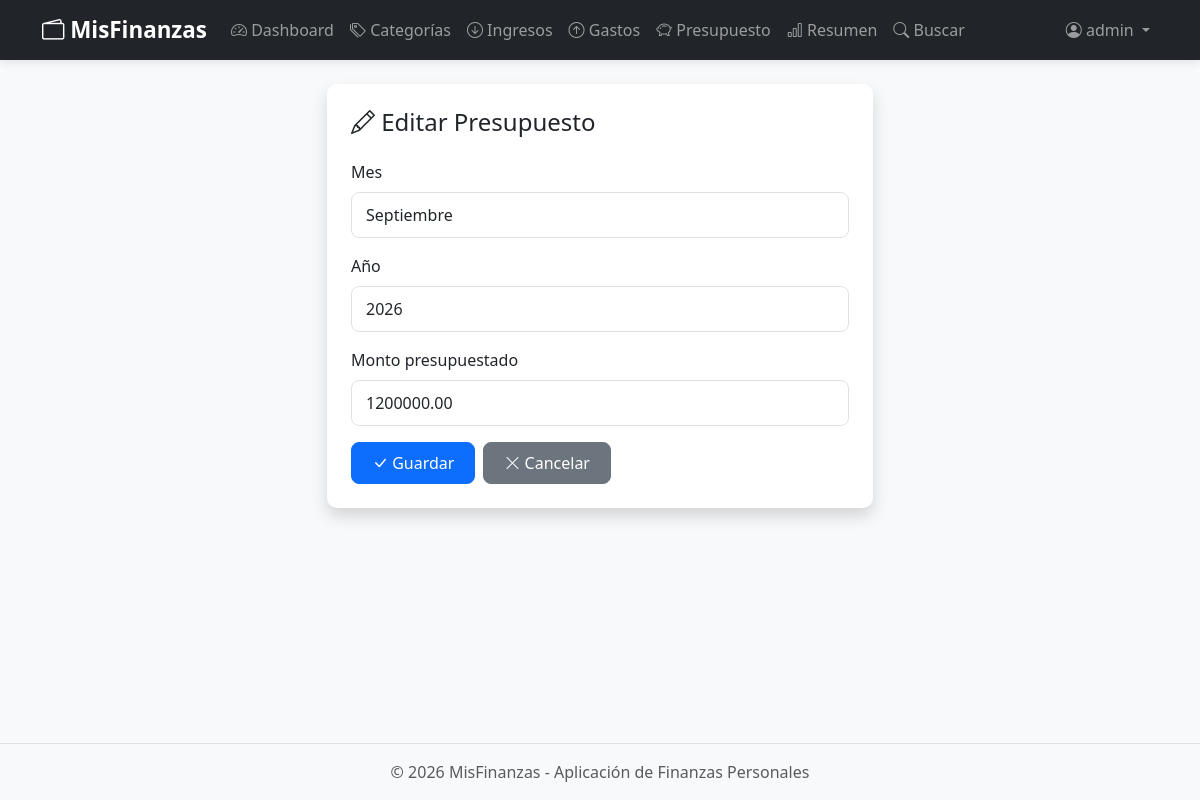
Screenshot of /presupuestos/1/editar/ (signed in) with the database file from the repository.
### core/models.py (models this page shows, shortened)
class Presupuesto(models.Model):
    usuario = models.ForeignKey(User, on_delete=models.CASCADE)
    mes = models.IntegerField()
    año = models.IntegerField()
    monto = models.DecimalField(max_digits=10, decimal_places=2)
    class Meta:
        verbose_name = "Presupuesto"
        verbose_name_plural = "Presupuestos"
        ordering = ["-año", "-mes"]
        unique_together = ("usuario", "mes", "año")

### core/views.py (the view, shortened to what this page needs)
# urls.py: path("presupuestos/<int:pk>/editar/", views.PresupuestoUpdateView.as_view(), name="presupuesto_update"),
class PresupuestoUpdateView(LoginRequiredMixin, UpdateView):
    model = Presupuesto
    form_class = PresupuestoForm
    template_name = "core/presupuesto_form.html"
    success_url = reverse_lazy("presupuesto_list")
    def get_form_kwargs(self):
        kwargs = super().get_form_kwargs()
        kwargs["user"] = self.request.user
        return kwargs
    def get_queryset(self):
        return Presupuesto.objects.filter(usuario=self.request.user)

### core/forms.py (shortened to what this page needs)
class PresupuestoForm(forms.ModelForm):
    class Meta:
        model = Presupuesto
        fields = ["mes", "año", "monto"]
        labels = {
            "mes": "Mes",
            "año": "Año",
            "monto": "Monto presupuestado",
        }
    def __init__(self, *args, **kwargs):
        self.user = kwargs.pop("user", None)
        super().__init__(*args, **kwargs)
        self.fields["mes"] = forms.ChoiceField(
            label="Mes",
            choices=[
                (1, "Enero"), (2, "Febrero"), (3, "Marzo"),
                (4, "Abril"), (5, "Mayo"), (6, "Junio"),
                (7, "Julio"), (8, "Agosto"), (9, "Septiembre"),
                (10, "Octubre"), (11, "Noviembre"), (12, "Diciembre"),
            ],
        )
        for field in self.fields.values():
            field.widget.attrs.update({"class": "form-control"})

### core/templates/core/presupuesto_form.html (shortened to what this page needs)
{% extends "core/base.html" %}
{% block content %}
<div class="row justify-content-center">
    <div class="col-md-6">
        <div class="card shadow">
            <div class="card-body p-4">
                <h4 class="card-title mb-4">
                    {% if form.instance.pk %}
                    <i class="bi bi-pencil"></i> Editar Presupuesto
                    {% else %}
                    <i class="bi bi-plus-circle"></i> Nuevo Presupuesto
                    {% endif %}
                </h4>
                <form method="post">
                    {% for field in form %}
                    <div class="mb-3">
                        <label for="{{ field.id_for_label }}" class="form-label">{{ field.label }}</label>
                        {{ field }}
                    </div>
                    {% endfor %}
                    <div class="d-flex gap-2">
                        <button type="submit" class="btn btn-primary">
                            <i class="bi bi-check-lg"></i> Guardar
                        </button>
                        <a href="{% url 'presupuesto_list' %}" class="btn btn-secondary">
                            <i class="bi bi-x-lg"></i> Cancelar
                        </a>
                    </div>
                </form>
            </div>
        </div>
    </div>
</div>
{% endblock %}

### core/templates/core/base.html (shortened to what this page needs)
<!DOCTYPE html>
{% load static %}
<html lang="es">
<head>
    <link href="https://cdn.jsdelivr.net/npm/bootstrap@5.3.3/dist/css/bootstrap.min.css" rel="stylesheet">
    <link rel="stylesheet" href="https://cdn.jsdelivr.net/npm/bootstrap-icons@1.11.3/font/bootstrap-icons.min.css">
    <link rel="stylesheet" href="{% static 'core/css/style.css' %}">
</head>
<body>
    <nav class="navbar navbar-expand-lg navbar-dark bg-dark">
        <div class="container">
            <a class="navbar-brand fw-bold" href="{% if user.is_authenticated %}{% url 'dashboard' %}{% else %}{% url 'login' %}{% endif %}">
                <i class="bi bi-wallet2"></i> MisFinanzas
            </a>
            <div class="collapse navbar-collapse" id="navbarNav">
                {% if user.is_authenticated %}
                <ul class="navbar-nav me-auto">
                    <li class="nav-item">
                        <a class="nav-link" href="{% url 'dashboard' %}">
                            <i class="bi bi-speedometer2"></i> Dashboard
                        </a>
                    </li>
                    <li class="nav-item">
                        <a class="nav-link" href="{% url 'categoria_list' %}">
                            <i class="bi bi-tags"></i> Categorías
                        </a>
                    </li>
                    <li class="nav-item">
                        <a class="nav-link" href="{% url 'ingreso_list' %}">
                            <i class="bi bi-arrow-down-circle"></i> Ingresos
                        </a>
                    </li>
                    <li class="nav-item">
                        <a class="nav-link" href="{% url 'gasto_list' %}">
                            <i class="bi bi-arrow-up-circle"></i> Gastos
                        </a>
                    </li>
                    <li class="nav-item">
                        <a class="nav-link" href="{% url 'presupuesto_list' %}">
                            <i class="bi bi-piggy-bank"></i> Presupuesto
                        </a>
                    </li>
                    <li class="nav-item">
                        <a class="nav-link" href="{% url 'resumen' %}">
                            <i class="bi bi-bar-chart"></i> Resumen
                        </a>
                    </li>
                    <li class="nav-item">
                        <a class="nav-link" href="{% url 'busqueda' %}">
                            <i class="bi bi-search"></i> Buscar
                        </a>
                    </li>
                </ul>
                <ul class="navbar-nav">
                    <li class="nav-item dropdown">
                        <a class="nav-link dropdown-toggle" href="#" role="button" data-bs-toggle="dropdown">
                            <i class="bi bi-person-circle"></i> {{ user.first_name|default:user.username }}
                        </a>
                    </li>
                </ul>
                {% endif %}
            </div>
        </div>
    </nav>
    <main class="container my-4">
        {% block content %}{% endblock %}
    </main>
    <footer class="bg-light text-center py-3 mt-5">
        <p class="mb-0 text-muted">&copy; {% now "Y" %} MisFinanzas - Aplicación de Finanzas Personales</p>
    </footer>
</body>
</html>

### core/static/core/css/style.css (style rules this page uses)
:root { --ingreso-color: #198754; --gasto-color: #dc3545; }
body { background-color: #f8f9fa; min-height: 100vh; display: flex; flex-direction: column; }
main { flex: 1; }
.card { border-radius: 10px; border: none; transition: transform 0.2s ease, box-shadow 0.2s ease; }
.navbar { box-shadow: 0 2px 10px rgba(0, 0, 0, 0.1); }
.navbar-brand { font-size: 1.4rem; }
.btn { border-radius: 8px; padding: 8px 20px; font-weight: 500; transition: all 0.2s; }
.form-control, .form-select { border-radius: 8px; border: 1px solid #dee2e6; padding: 10px 14px; }
footer { border-top: 1px solid #dee2e6; }

### rows the page displays
Presupuesto: form "Septiembre" "2026" "1200000.00"

### other values shown
{{ user.first_name|default:user.username }} "admin"
{{ field.label }} "Mes" "Año" "Monto presupuestado"
